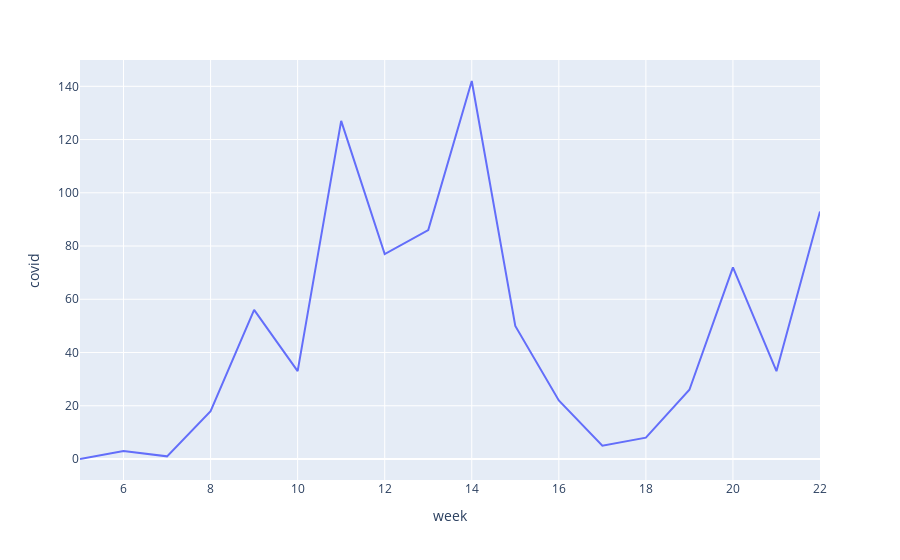

Source (notebook cell):
### Code cell
fig = px.line(merge_data, x="week", y="covid")
fig.show()

### Figure 1 — Plotly figure (JSON) as saved in the notebook; plotly's stock layout.template omitted (floating-point values rounded to 4 significant figures; data arrays with more than 128 entries replaced by an {"elided": "..."} marker saying what was removed)
{"data": [{"hovertemplate": "week=%{x}<br>covid=%{y}<extra></extra>", "legendgroup": "", "line": {"color": "#636efa", "dash": "solid"}, "mode": "lines", "name": "", "orientation": "v", "showlegend": false, "type": "scatter", "x": {"elided": "396 int values"}, "xaxis": "x", "y": {"elided": "396 int values"}, "yaxis": "y"}], "layout": {"legend": {"tracegroupgap": 0}, "margin": {"t": 60}, "xaxis": {"anchor": "y", "domain": [0, 1], "title": {"text": "week"}}, "yaxis": {"anchor": "x", "domain": [0, 1], "title": {"text": "covid"}}}}
